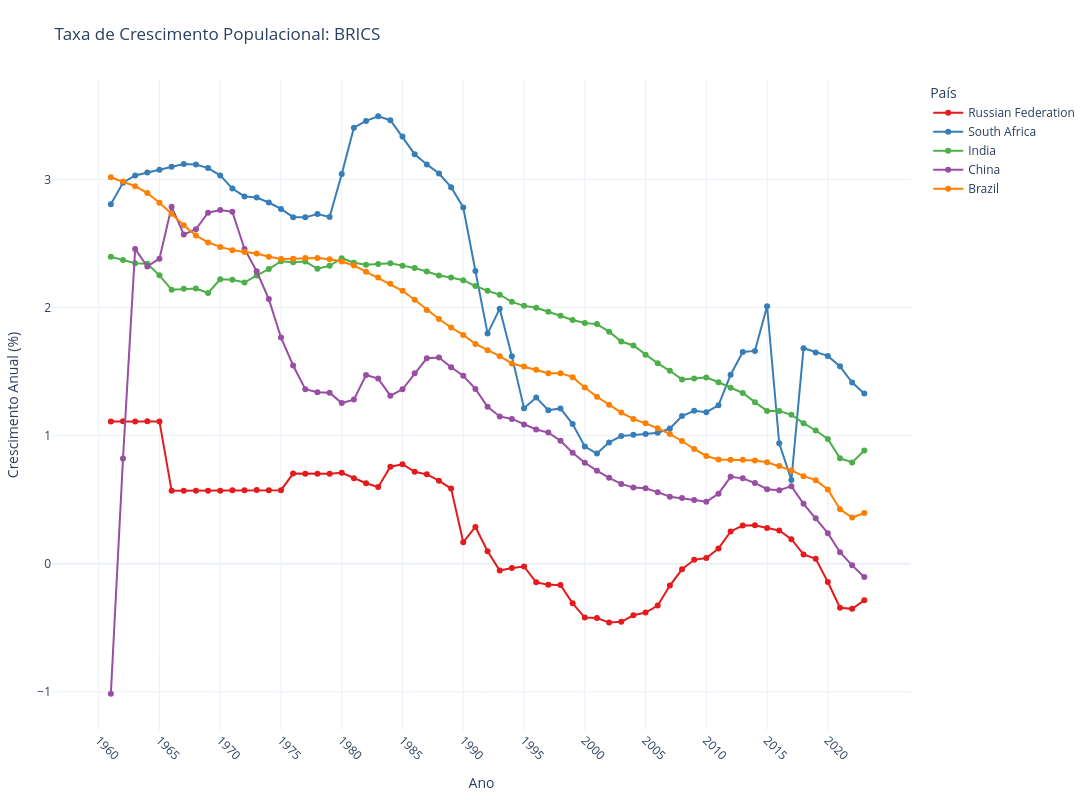
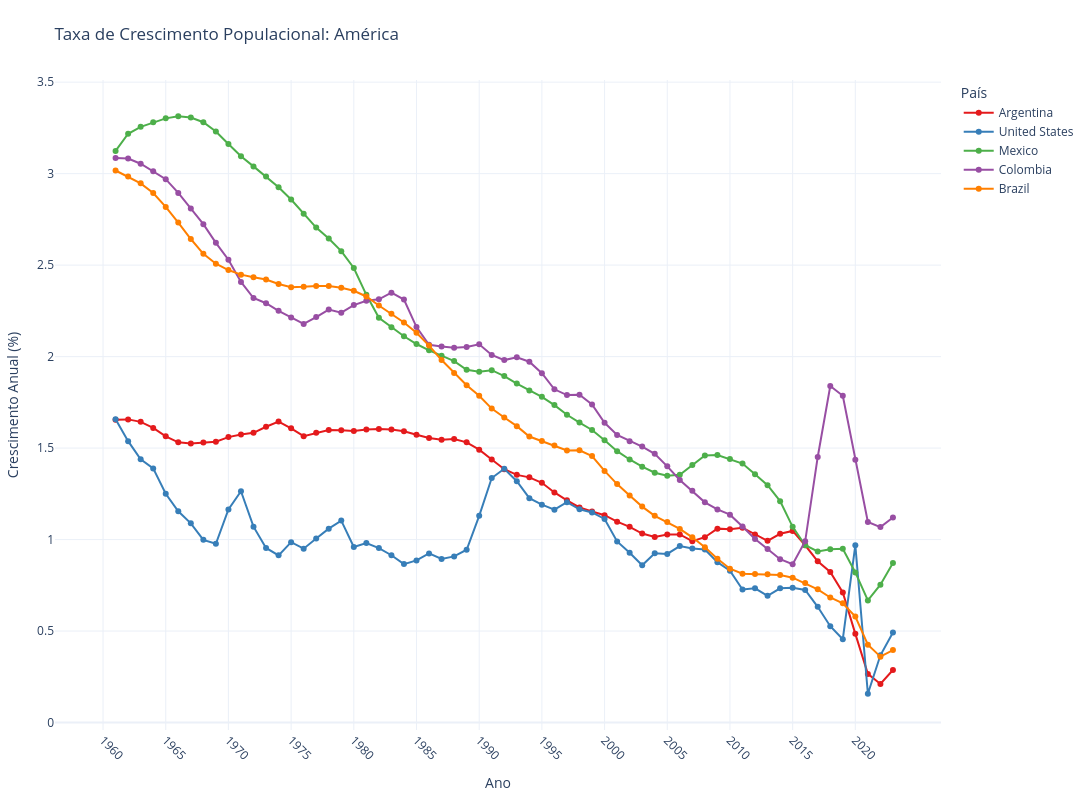

These figures' notebook cell, in order:
### Code cell
import plotly.express as px

# Definição dos grupos de países
grupos_paises = {
    "BRICS": ["Brazil", "Russian Federation", "India", "China", "South Africa"],
    "América": ["Brazil", "Argentina", "Mexico", "Colombia", "United States", "Canada"],
    "Europa": ["Germany", "France", "Italy", "Spain", "United Kingdom"]
}

# Filtrar os dados para o indicador "Population growth (annual %)"
dados_crescimento = dados_comparacao[dados_comparacao["Indicator Name"] == "Population growth (annual %)"]
dados_crescimento = dados_crescimento.sort_values(by="Year")

# Gerar um gráfico para cada grupo de países
for grupo, paises in grupos_paises.items():
    # Filtrar os dados para o grupo atual
    dados_grupo = dados_crescimento[dados_crescimento["Country Name"].isin(paises)]
    
    # Definir os ticks do eixo X com espaçamento adequado
    anos_min = int(dados_grupo["Year"].min())
    anos_max = int(dados_grupo["Year"].max())
    tick_spacing = 5 if (anos_max - anos_min) > 10 else 1
    tick_vals = list(range(anos_min, anos_max + 1, tick_spacing))
    
    # Criar o gráfico de linhas com marcadores e cores distintas
    fig = px.line(
        dados_grupo,
        x="Year",
        y="Value",
        color="Country Name",
        markers=True,
        title=f"Taxa de Crescimento Populacional: {grupo}",
        color_discrete_sequence=px.colors.qualitative.Set1
    )
    
    # Atualizar os ticks do eixo X com rotação de 45°
    fig.update_xaxes(
        tickangle=45,
        tickmode="array",
        tickvals=tick_vals,
        title="Ano"
    )
    
    # Atualizar o rótulo do eixo Y
    fig.update_yaxes(title="Crescimento Anual (%)")
    
    # Atualizar o layout para um visual limpo e dimensionamento adequado
    fig.update_layout(
        template="plotly_white",
        xaxis_title="Ano",
        yaxis_title="Crescimento Anual (%)",
        legend_title_text="País",
        width=1400,
        height=800,
        margin=dict(l=50, r=150, t=80, b=50)
    )
    
    fig.show()

### Figure 1 — Plotly figure (JSON) as saved in the notebook; plotly's stock layout.template omitted (floating-point values rounded to 4 significant figures)
{"data": [{"hovertemplate": "Country Name=Russian Federation<br>Year=%{x}<br>Value=%{y}<extra></extra>", "legendgroup": "Russian Federation", "line": {"color": "rgb(228,26,28)", "dash": "solid"}, "marker": {"symbol": "circle"}, "mode": "lines+markers", "name": "Russian Federation", "orientation": "v", "showlegend": true, "type": "scatter", "x": [1960, 1961, 1962, 1963, 1964, 1965, 1966, 1967, 1968, 1969, 1970, 1971, 1972, 1973, 1974, 1975, 1976, 1977, 1978, 1979, 1980, 1981, 1982, 1983, 1984, 1985, 1986, 1987, 1988, 1989, 1990, 1991, 1992, 1993, 1994, 1995, 1996, 1997, 1998, 1999, 2000, 2001, 2002, 2003, 2004, 2005, 2006, 2007, 2008, 2009, 2010, 2011, 2012, 2013, 2014, 2015, 2016, 2017, 2018, 2019, 2020, 2021, 2022, 2023], "xaxis": "x", "y": [null, 1.111, 1.111, 1.111, 1.111, 1.111, 0.5688, 0.5695, 0.5694, 0.5692, 0.5691, 0.5743, 0.5732, 0.5745, 0.5735, 0.5739, 0.7032, 0.7027, 0.7029, 0.7031, 0.7097, 0.6675, 0.6283, 0.5983, 0.7574, 0.7767, 0.7176, 0.6974, 0.6483, 0.5866, 0.168, 0.2867, 0.09698, -0.05348, -0.03427, -0.02165, -0.1455, -0.1653, -0.1655, -0.3093, -0.4206, -0.4241, -0.46, -0.4538, -0.4027, -0.3815, -0.3274, -0.1711, -0.04395, 0.03011, 0.0449, 0.118, 0.2516, 0.2975, 0.2997, 0.2794, 0.2588, 0.1914, 0.07214, 0.03795, -0.1432, -0.3437, -0.3528, -0.2852], "yaxis": "y"}, {"hovertemplate": "Country Name=South Africa<br>Year=%{x}<br>Value=%{y}<extra></extra>", "legendgroup": "South Africa", "line": {"color": "rgb(55,126,184)", "dash": "solid"}, "marker": {"symbol": "circle"}, "mode": "lines+markers", "name": "South Africa", "orientation": "v", "showlegend": true, "type": "scatter", "x": [1960, 1961, 1962, 1963, 1964, 1965, 1966, 1967, 1968, 1969, 1970, 1971, 1972, 1973, 1974, 1975, 1976, 1977, 1978, 1979, 1980, 1981, 1982, 1983, 1984, 1985, 1986, 1987, 1988, 1989, 1990, 1991, 1992, 1993, 1994, 1995, 1996, 1997, 1998, 1999, 2000, 2001, 2002, 2003, 2004, 2005, 2006, 2007, 2008, 2009, 2010, 2011, 2012, 2013, 2014, 2015, 2016, 2017, 2018, 2019, 2020, 2021, 2022, 2023], "xaxis": "x", "y": [null, 2.806, 2.975, 3.031, 3.054, 3.075, 3.098, 3.12, 3.117, 3.089, 3.032, 2.929, 2.867, 2.859, 2.82, 2.77, 2.705, 2.704, 2.73, 2.707, 3.043, 3.404, 3.457, 3.493, 3.463, 3.335, 3.197, 3.117, 3.046, 2.939, 2.781, 2.285, 1.796, 1.991, 1.62, 1.214, 1.297, 1.198, 1.212, 1.09, 0.9147, 0.8595, 0.947, 0.9966, 1.007, 1.013, 1.022, 1.055, 1.153, 1.194, 1.183, 1.236, 1.475, 1.653, 1.661, 2.01, 0.9405, 0.6538, 1.682, 1.65, 1.622, 1.541, 1.414, 1.328], "yaxis": "y"}, {"hovertemplate": "Country Name=India<br>Year=%{x}<br>Value=%{y}<extra></extra>", "legendgroup": "India", "line": {"color": "rgb(77,175,74)", "dash": "solid"}, "marker": {"symbol": "circle"}, "mode": "lines+markers", "name": "India", "orientation": "v", "showlegend": true, "type": "scatter", "x": [1960, 1961, 1962, 1963, 1964, 1965, 1966, 1967, 1968, 1969, 1970, 1971, 1972, 1973, 1974, 1975, 1976, 1977, 1978, 1979, 1980, 1981, 1982, 1983, 1984, 1985, 1986, 1987, 1988, 1989, 1990, 1991, 1992, 1993, 1994, 1995, 1996, 1997, 1998, 1999, 2000, 2001, 2002, 2003, 2004, 2005, 2006, 2007, 2008, 2009, 2010, 2011, 2012, 2013, 2014, 2015, 2016, 2017, 2018, 2019, 2020, 2021, 2022, 2023], "xaxis": "x", "y": [null, 2.396, 2.372, 2.346, 2.342, 2.251, 2.14, 2.147, 2.148, 2.113, 2.22, 2.216, 2.195, 2.25, 2.3, 2.362, 2.353, 2.359, 2.303, 2.325, 2.385, 2.35, 2.334, 2.341, 2.346, 2.327, 2.308, 2.281, 2.251, 2.235, 2.213, 2.168, 2.13, 2.1, 2.044, 2.013, 1.998, 1.966, 1.936, 1.902, 1.879, 1.871, 1.811, 1.734, 1.704, 1.631, 1.564, 1.506, 1.439, 1.446, 1.455, 1.417, 1.374, 1.333, 1.261, 1.193, 1.192, 1.162, 1.097, 1.04, 0.9734, 0.8226, 0.7902, 0.8833], "yaxis": "y"}, {"hovertemplate": "Country Name=China<br>Year=%{x}<br>Value=%{y}<extra></extra>", "legendgroup": "China", "line": {"color": "rgb(152,78,163)", "dash": "solid"}, "marker": {"symbol": "circle"}, "mode": "lines+markers", "name": "China", "orientation": "v", "showlegend": true, "type": "scatter", "x": [1960, 1961, 1962, 1963, 1964, 1965, 1966, 1967, 1968, 1969, 1970, 1971, 1972, 1973, 1974, 1975, 1976, 1977, 1978, 1979, 1980, 1981, 1982, 1983, 1984, 1985, 1986, 1987, 1988, 1989, 1990, 1991, 1992, 1993, 1994, 1995, 1996, 1997, 1998, 1999, 2000, 2001, 2002, 2003, 2004, 2005, 2006, 2007, 2008, 2009, 2010, 2011, 2012, 2013, 2014, 2015, 2016, 2017, 2018, 2019, 2020, 2021, 2022, 2023], "xaxis": "x", "y": [null, -1.016, 0.8205, 2.458, 2.321, 2.381, 2.787, 2.571, 2.611, 2.74, 2.762, 2.747, 2.457, 2.283, 2.066, 1.766, 1.547, 1.363, 1.338, 1.334, 1.254, 1.281, 1.473, 1.445, 1.312, 1.362, 1.487, 1.604, 1.61, 1.533, 1.467, 1.364, 1.226, 1.15, 1.13, 1.087, 1.048, 1.023, 0.9596, 0.8659, 0.788, 0.7264, 0.67, 0.6229, 0.5939, 0.5881, 0.5584, 0.5223, 0.5124, 0.4974, 0.483, 0.5465, 0.6783, 0.6661, 0.6303, 0.5815, 0.5731, 0.6052, 0.4677, 0.3547, 0.238, 0.08925, -0.0131, -0.1038], "yaxis": "y"}, {"hovertemplate": "Country Name=Brazil<br>Year=%{x}<br>Value=%{y}<extra></extra>", "legendgroup": "Brazil", "line": {"color": "rgb(255,127,0)", "dash": "solid"}, "marker": {"symbol": "circle"}, "mode": "lines+markers", "name": "Brazil", "orientation": "v", "showlegend": true, "type": "scatter", "x": [1960, 1961, 1962, 1963, 1964, 1965, 1966, 1967, 1968, 1969, 1970, 1971, 1972, 1973, 1974, 1975, 1976, 1977, 1978, 1979, 1980, 1981, 1982, 1983, 1984, 1985, 1986, 1987, 1988, 1989, 1990, 1991, 1992, 1993, 1994, 1995, 1996, 1997, 1998, 1999, 2000, 2001, 2002, 2003, 2004, 2005, 2006, 2007, 2008, 2009, 2010, 2011, 2012, 2013, 2014, 2015, 2016, 2017, 2018, 2019, 2020, 2021, 2022, 2023], "xaxis": "x", "y": [null, 3.017, 2.984, 2.947, 2.894, 2.818, 2.732, 2.643, 2.562, 2.508, 2.473, 2.448, 2.433, 2.421, 2.397, 2.379, 2.382, 2.387, 2.386, 2.376, 2.36, 2.329, 2.279, 2.234, 2.186, 2.131, 2.06, 1.982, 1.91, 1.844, 1.786, 1.716, 1.667, 1.62, 1.563, 1.539, 1.514, 1.487, 1.488, 1.457, 1.375, 1.303, 1.241, 1.18, 1.13, 1.096, 1.058, 1.012, 0.958, 0.8956, 0.8409, 0.8138, 0.8116, 0.8105, 0.8063, 0.7917, 0.762, 0.7282, 0.6834, 0.652, 0.5794, 0.4254, 0.3602, 0.3959], "yaxis": "y"}], "layout": {"height": 800, "legend": {"title": {"text": "País"}, "tracegroupgap": 0}, "margin": {"b": 50, "l": 50, "r": 150, "t": 80}, "title": {"text": "Taxa de Crescimento Populacional: BRICS"}, "width": 1400, "xaxis": {"anchor": "y", "domain": [0, 1], "tickangle": 45, "tickmode": "array", "tickvals": [1960, 1965, 1970, 1975, 1980, 1985, 1990, 1995, 2000, 2005, 2010, 2015, 2020], "title": {"text": "Ano"}}, "yaxis": {"anchor": "x", "domain": [0, 1], "title": {"text": "Crescimento Anual (%)"}}}}

### Figure 2 — Plotly figure (JSON) as saved in the notebook; plotly's stock layout.template omitted (floating-point values rounded to 4 significant figures)
{"data": [{"hovertemplate": "Country Name=Argentina<br>Year=%{x}<br>Value=%{y}<extra></extra>", "legendgroup": "Argentina", "line": {"color": "rgb(228,26,28)", "dash": "solid"}, "marker": {"symbol": "circle"}, "mode": "lines+markers", "name": "Argentina", "orientation": "v", "showlegend": true, "type": "scatter", "x": [1960, 1961, 1962, 1963, 1964, 1965, 1966, 1967, 1968, 1969, 1970, 1971, 1972, 1973, 1974, 1975, 1976, 1977, 1978, 1979, 1980, 1981, 1982, 1983, 1984, 1985, 1986, 1987, 1988, 1989, 1990, 1991, 1992, 1993, 1994, 1995, 1996, 1997, 1998, 1999, 2000, 2001, 2002, 2003, 2004, 2005, 2006, 2007, 2008, 2009, 2010, 2011, 2012, 2013, 2014, 2015, 2016, 2017, 2018, 2019, 2020, 2021, 2022, 2023], "xaxis": "x", "y": [null, 1.655, 1.657, 1.643, 1.61, 1.564, 1.532, 1.526, 1.53, 1.535, 1.56, 1.574, 1.583, 1.617, 1.645, 1.608, 1.565, 1.584, 1.599, 1.597, 1.593, 1.602, 1.604, 1.602, 1.592, 1.573, 1.555, 1.545, 1.55, 1.531, 1.492, 1.438, 1.384, 1.354, 1.34, 1.31, 1.257, 1.215, 1.176, 1.153, 1.133, 1.098, 1.069, 1.033, 1.014, 1.027, 1.028, 0.9911, 1.013, 1.06, 1.056, 1.065, 1.028, 0.993, 1.032, 1.047, 0.9689, 0.8812, 0.823, 0.7109, 0.4847, 0.2659, 0.2108, 0.287], "yaxis": "y"}, {"hovertemplate": "Country Name=United States<br>Year=%{x}<br>Value=%{y}<extra></extra>", "legendgroup": "United States", "line": {"color": "rgb(55,126,184)", "dash": "solid"}, "marker": {"symbol": "circle"}, "mode": "lines+markers", "name": "United States", "orientation": "v", "showlegend": true, "type": "scatter", "x": [1960, 1961, 1962, 1963, 1964, 1965, 1966, 1967, 1968, 1969, 1970, 1971, 1972, 1973, 1974, 1975, 1976, 1977, 1978, 1979, 1980, 1981, 1982, 1983, 1984, 1985, 1986, 1987, 1988, 1989, 1990, 1991, 1992, 1993, 1994, 1995, 1996, 1997, 1998, 1999, 2000, 2001, 2002, 2003, 2004, 2005, 2006, 2007, 2008, 2009, 2010, 2011, 2012, 2013, 2014, 2015, 2016, 2017, 2018, 2019, 2020, 2021, 2022, 2023], "xaxis": "x", "y": [null, 1.658, 1.538, 1.439, 1.389, 1.25, 1.155, 1.089, 0.9985, 0.9772, 1.165, 1.264, 1.071, 0.9545, 0.9137, 0.986, 0.9502, 1.006, 1.06, 1.104, 0.9596, 0.9814, 0.9533, 0.9144, 0.8658, 0.8861, 0.9242, 0.8938, 0.908, 0.9444, 1.13, 1.336, 1.387, 1.319, 1.226, 1.191, 1.163, 1.204, 1.166, 1.148, 1.113, 0.9897, 0.9278, 0.8595, 0.9255, 0.9217, 0.9643, 0.9511, 0.9459, 0.8767, 0.8296, 0.7268, 0.7336, 0.6929, 0.7334, 0.7362, 0.7247, 0.6326, 0.5264, 0.4554, 0.969, 0.1573, 0.3675, 0.4919], "yaxis": "y"}, {"hovertemplate": "Country Name=Mexico<br>Year=%{x}<br>Value=%{y}<extra></extra>", "legendgroup": "Mexico", "line": {"color": "rgb(77,175,74)", "dash": "solid"}, "marker": {"symbol": "circle"}, "mode": "lines+markers", "name": "Mexico", "orientation": "v", "showlegend": true, "type": "scatter", "x": [1960, 1961, 1962, 1963, 1964, 1965, 1966, 1967, 1968, 1969, 1970, 1971, 1972, 1973, 1974, 1975, 1976, 1977, 1978, 1979, 1980, 1981, 1982, 1983, 1984, 1985, 1986, 1987, 1988, 1989, 1990, 1991, 1992, 1993, 1994, 1995, 1996, 1997, 1998, 1999, 2000, 2001, 2002, 2003, 2004, 2005, 2006, 2007, 2008, 2009, 2010, 2011, 2012, 2013, 2014, 2015, 2016, 2017, 2018, 2019, 2020, 2021, 2022, 2023], "xaxis": "x", "y": [null, 3.124, 3.218, 3.256, 3.28, 3.302, 3.314, 3.307, 3.281, 3.23, 3.162, 3.096, 3.04, 2.985, 2.926, 2.859, 2.781, 2.705, 2.646, 2.576, 2.484, 2.338, 2.212, 2.16, 2.111, 2.069, 2.034, 2.005, 1.975, 1.928, 1.918, 1.926, 1.894, 1.853, 1.815, 1.78, 1.735, 1.682, 1.639, 1.599, 1.543, 1.483, 1.438, 1.398, 1.365, 1.349, 1.354, 1.408, 1.46, 1.462, 1.44, 1.415, 1.357, 1.297, 1.21, 1.07, 0.9691, 0.9352, 0.9466, 0.9501, 0.8205, 0.6674, 0.7531, 0.8722], "yaxis": "y"}, {"hovertemplate": "Country Name=Colombia<br>Year=%{x}<br>Value=%{y}<extra></extra>", "legendgroup": "Colombia", "line": {"color": "rgb(152,78,163)", "dash": "solid"}, "marker": {"symbol": "circle"}, "mode": "lines+markers", "name": "Colombia", "orientation": "v", "showlegend": true, "type": "scatter", "x": [1960, 1961, 1962, 1963, 1964, 1965, 1966, 1967, 1968, 1969, 1970, 1971, 1972, 1973, 1974, 1975, 1976, 1977, 1978, 1979, 1980, 1981, 1982, 1983, 1984, 1985, 1986, 1987, 1988, 1989, 1990, 1991, 1992, 1993, 1994, 1995, 1996, 1997, 1998, 1999, 2000, 2001, 2002, 2003, 2004, 2005, 2006, 2007, 2008, 2009, 2010, 2011, 2012, 2013, 2014, 2015, 2016, 2017, 2018, 2019, 2020, 2021, 2022, 2023], "xaxis": "x", "y": [null, 3.085, 3.082, 3.054, 3.014, 2.97, 2.895, 2.81, 2.724, 2.622, 2.53, 2.408, 2.32, 2.292, 2.25, 2.214, 2.179, 2.216, 2.257, 2.24, 2.282, 2.305, 2.313, 2.349, 2.312, 2.161, 2.065, 2.055, 2.048, 2.053, 2.067, 2.009, 1.981, 1.997, 1.972, 1.91, 1.821, 1.79, 1.791, 1.738, 1.638, 1.572, 1.538, 1.508, 1.469, 1.4, 1.325, 1.267, 1.203, 1.165, 1.136, 1.071, 1.003, 0.9487, 0.8927, 0.8649, 0.9905, 1.451, 1.839, 1.786, 1.436, 1.096, 1.068, 1.121], "yaxis": "y"}, {"hovertemplate": "Country Name=Brazil<br>Year=%{x}<br>Value=%{y}<extra></extra>", "legendgroup": "Brazil", "line": {"color": "rgb(255,127,0)", "dash": "solid"}, "marker": {"symbol": "circle"}, "mode": "lines+markers", "name": "Brazil", "orientation": "v", "showlegend": true, "type": "scatter", "x": [1960, 1961, 1962, 1963, 1964, 1965, 1966, 1967, 1968, 1969, 1970, 1971, 1972, 1973, 1974, 1975, 1976, 1977, 1978, 1979, 1980, 1981, 1982, 1983, 1984, 1985, 1986, 1987, 1988, 1989, 1990, 1991, 1992, 1993, 1994, 1995, 1996, 1997, 1998, 1999, 2000, 2001, 2002, 2003, 2004, 2005, 2006, 2007, 2008, 2009, 2010, 2011, 2012, 2013, 2014, 2015, 2016, 2017, 2018, 2019, 2020, 2021, 2022, 2023], "xaxis": "x", "y": [null, 3.017, 2.984, 2.947, 2.894, 2.818, 2.732, 2.643, 2.562, 2.508, 2.473, 2.448, 2.433, 2.421, 2.397, 2.379, 2.382, 2.387, 2.386, 2.376, 2.36, 2.329, 2.279, 2.234, 2.186, 2.131, 2.06, 1.982, 1.91, 1.844, 1.786, 1.716, 1.667, 1.62, 1.563, 1.539, 1.514, 1.487, 1.488, 1.457, 1.375, 1.303, 1.241, 1.18, 1.13, 1.096, 1.058, 1.012, 0.958, 0.8956, 0.8409, 0.8138, 0.8116, 0.8105, 0.8063, 0.7917, 0.762, 0.7282, 0.6834, 0.652, 0.5794, 0.4254, 0.3602, 0.3959], "yaxis": "y"}], "layout": {"height": 800, "legend": {"title": {"text": "País"}, "tracegroupgap": 0}, "margin": {"b": 50, "l": 50, "r": 150, "t": 80}, "title": {"text": "Taxa de Crescimento Populacional: América"}, "width": 1400, "xaxis": {"anchor": "y", "domain": [0, 1], "tickangle": 45, "tickmode": "array", "tickvals": [1960, 1965, 1970, 1975, 1980, 1985, 1990, 1995, 2000, 2005, 2010, 2015, 2020], "title": {"text": "Ano"}}, "yaxis": {"anchor": "x", "domain": [0, 1], "title": {"text": "Crescimento Anual (%)"}}}}
